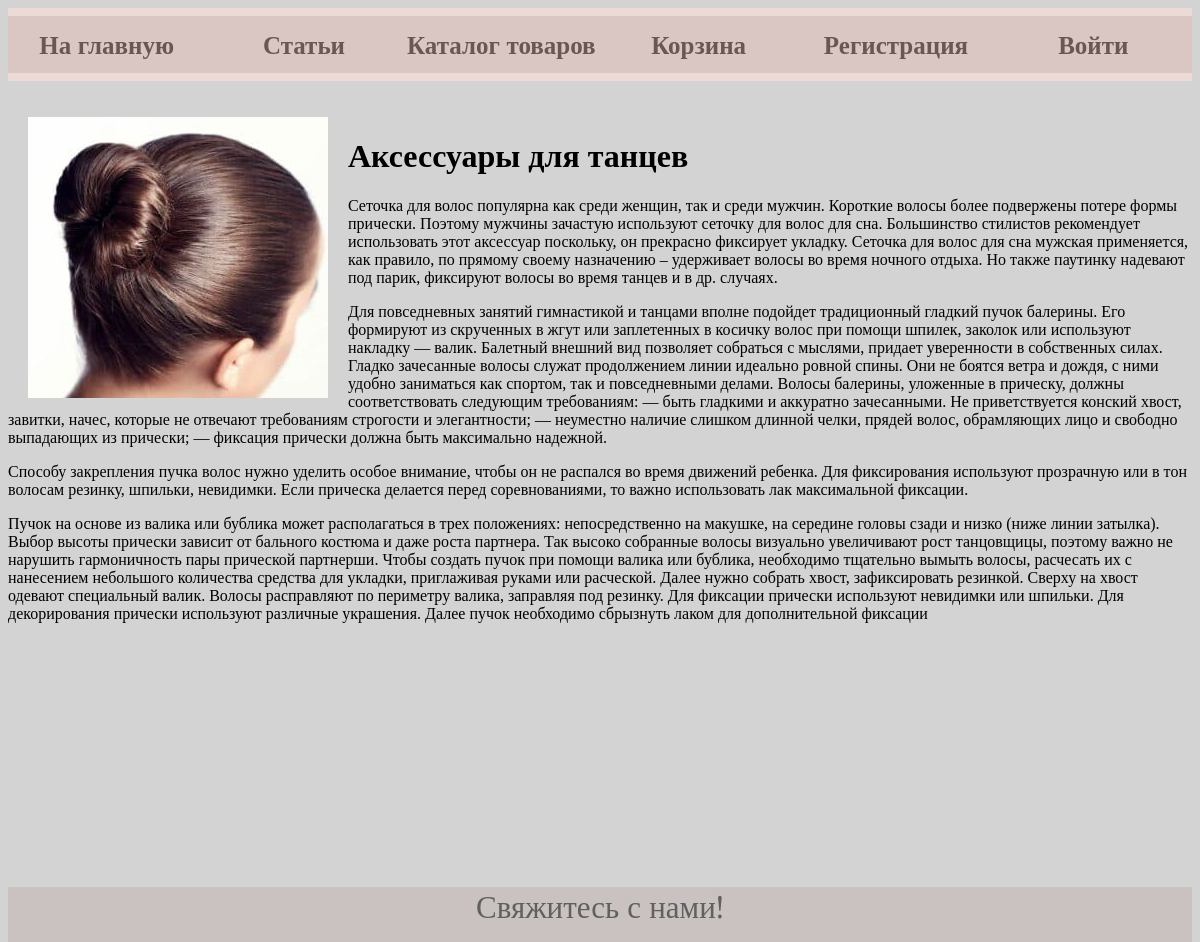
The page /welcome-dance-shop/articles/aksessuary-dlya-tancev/ on the database its author committed.
### articles/models.py (models this page shows, shortened)
class Articles(models.Model):
    title = models.CharField(max_length=255, verbose_name="Тема ")
    content = models.TextField(blank=True, verbose_name="Текст")
    content2 = models.TextField(blank=True, verbose_name="Текст")
    content3 = models.TextField(blank=True, verbose_name="Текст")
    content4 = models.TextField(blank=True, verbose_name="Текст")
    photo = models.ImageField(upload_to='WelcomeDanceShop photos/articles', verbose_name="Фото")
    photo1 = models.ImageField(upload_to='WelcomeDanceShop photos/articles', verbose_name="Фото")
    time_create = models.DateTimeField(auto_now_add=True)
    time_update = models.DateTimeField(auto_now=True)
    is_published = models.BooleanField(default=True, verbose_name="Опубликовать")
    slug = models.SlugField(max_length=255, unique=True, db_index=True, verbose_name="URL")
    user = models.ForeignKey(User, verbose_name='Пользователь', on_delete=models.CASCADE, null=True)
    class Meta:
        verbose_name_plural = "Статьи"
        verbose_name = "статьи"

### articles/views.py (the view)
# urls.py: path('<slug:art_slug>/', show_art, name='art'),
def show_art(request, art_slug):
    artic = get_object_or_404(Articles, slug=art_slug)
    context = {'artic': artic,
               'title': artic.title}
    return render(request, 'articles/art.html', context=context)

### cart/cart.py (called while the page is built)
def cart(request):
    return {'cart': Cart(request)}

    def __len__(self):
        return sum(item['quantity'] for item in self.cart.values())

### articles/templates/articles/art.html
{% extends 'main/base.html' %}
{% load static %}
{% block content %}
<br>
<br>
<img src="{{ artic.photo1.url }}" align=left hspace=20>
    <div class="art">
        <h1>{{artic.title}}</h1>
        <p>{{artic.content}}</p>
        <p>{{artic.content2}}</p>
        <p>{{artic.content3}}</p>
        <p>{{artic.content4}}</p>
    </div>
<br>
{% endblock %}

### main/static/main/css/styles.css (style rules this page uses)
html, body { height: 100%; }
.art { text-indent: 20; font-size: 30; }

### rows shown on the page
Articles: photo1 (picture), title "Аксессуары для танцев", content "Сеточка для волос популярна как среди женщин, так и среди мужчин. Короткие волосы более подвержены потере формы прически. Поэтому мужчины зачастую используют сеточку для волос для сна. Большинство стилистов рекомендует использовать этот аксессуар поскольку, он прекрасно фиксирует укладку. Сеточка для волос для сна мужская применяется, как правило, по прямому своему назначению – удерживает волосы во время ночного отдыха. Но также паутинку надевают под парик, фиксируют волосы во время танцев и в др. случаях.", content2 "Для повседневных занятий гимнастикой и танцами вполне подойдет традиционный гладкий пучок балерины. Его формируют из скрученных в жгут или заплетенных в косичку волос при помощи шпилек, заколок или используют накладку — валик. Балетный внешний вид позволяет собраться с мыслями, придает уверенности в собственных силах. Гладко зачесанные волосы служат продолжением линии идеально ровной спины. Они не боятся ветра и дождя, с ними удобно заниматься как спортом, так и повседневными делами. Волосы балерины, уложенные в прическу, должны соответствовать следующим требованиям: — быть гладкими и аккуратно зачесанными. Не приветствуется конский хвост, завитки, начес, которые не отвечают требованиям…", content3 "Способу закрепления пучка волос нужно уделить особое внимание, чтобы он не распался во время движений ребенка. Для фиксирования используют прозрачную или в тон волосам резинку, шпильки, невидимки. Если прическа делается перед соревнованиями, то важно использовать лак максимальной фиксации.", content4 "Пучок на основе из валика или бублика может располагаться в трех положениях: непосредственно на макушке, на середине головы сзади и низко (ниже линии затылка). Выбор высоты прически зависит от бального костюма и даже роста партнера. Так высоко собранные волосы визуально увеличивают рост танцовщицы, поэтому важно не нарушить гармоничность пары прической партнерши. Чтобы создать пучок при помощи валика или бублика, необходимо тщательно вымыть волосы, расчесать их с нанесением небольшого количества средства для укладки, приглаживая руками или расческой. Далее нужно собрать хвост, зафиксировать резинкой. Сверху на хвост одевают специальный валик. Волосы расправляют по периметру валика,…"
